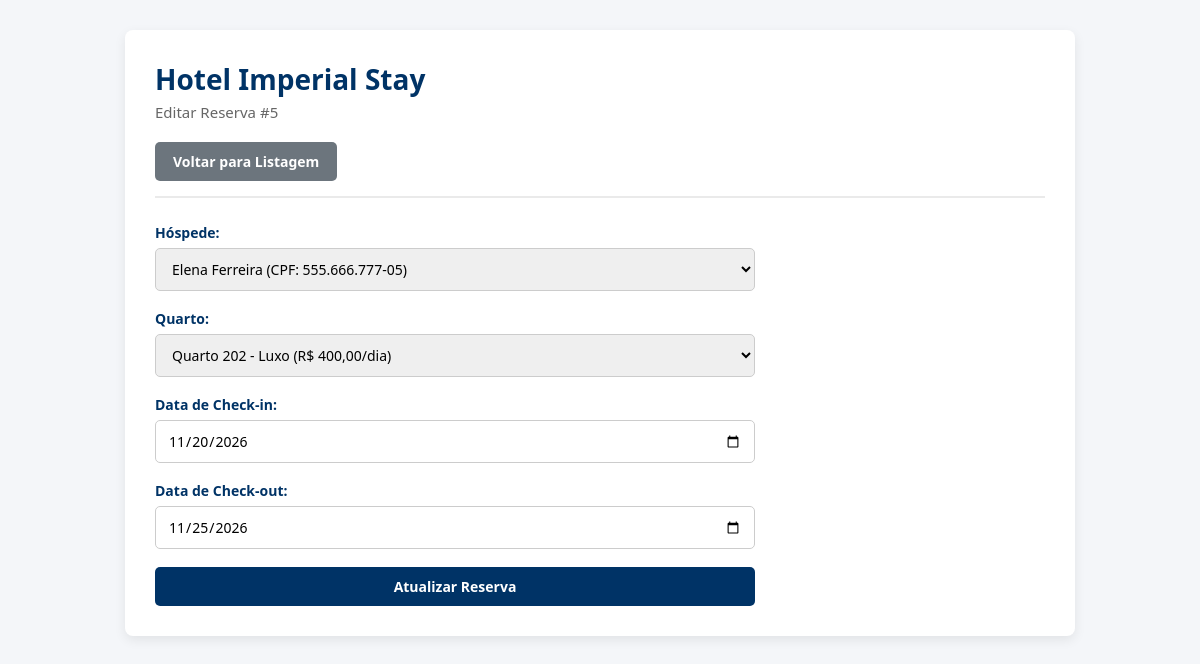
The page /reserva_editar.php?id=5 on the database its author committed.
### tables this page shows
CREATE TABLE tb_reserva (
    id_reserva INT AUTO_INCREMENT PRIMARY KEY,
    id_hospede INT NOT NULL,
    id_quarto INT NOT NULL,
    data_checkin DATE NOT NULL,
    data_checkout DATE NOT NULL,
    CONSTRAINT fk_reserva_hospede FOREIGN KEY (id_hospede) REFERENCES tb_hospede(id_hospede) ON DELETE CASCADE ON UPDATE CASCADE,
    CONSTRAINT fk_reserva_quarto FOREIGN KEY (id_quarto) REFERENCES tb_quarto(id_quarto) ON DELETE CASCADE ON UPDATE CASCADE
);

CREATE TABLE tb_hospede (
    id_hospede INT AUTO_INCREMENT PRIMARY KEY,
    nome VARCHAR(100) NOT NULL,
    cpf VARCHAR(14) NOT NULL UNIQUE,
    email VARCHAR(100) NOT NULL,
    telefone VARCHAR(15) NOT NULL
);

### reserva_editar.php (the view, shortened to what this page needs)
<?php
require_once 'conexao.php';
$id_reserva = filter_input(INPUT_GET, 'id', FILTER_VALIDATE_INT);
$stmtHospedes = $pdo->query("SELECT id_hospede, nome, cpf FROM tb_hospede ORDER BY nome ASC");
$hospedes = $stmtHospedes->fetchAll();
$stmtQuartos = $pdo->query("SELECT id_quarto, numero_quarto, tipo, valor_diaria FROM tb_quarto ORDER BY numero_quarto ASC");
$quartos = $stmtQuartos->fetchAll();
$stmtReserva = $pdo->prepare("SELECT * FROM tb_reserva WHERE id_reserva = :id");
$stmtReserva->execute([':id' => $id_reserva]);
$reservaAtual = $stmtReserva->fetch();
?>
<!DOCTYPE html>
<html lang="pt-BR">
<head>
    <link rel="stylesheet" href="estilo.css">
</head>
<body>
    <div class="container">
        <h1>Hotel Imperial Stay</h1>
        <p class="subtitulo">Editar Reserva #<?= $reservaAtual['id_reserva'] ?></p>
        <nav class="menu">
            <a href="index.php" class="btn">Voltar para Listagem</a>
        </nav>
        <form method="POST" action="reserva_editar.php?id=<?= $id_reserva ?>" class="formulario">
            <div class="campo">
                <label for="id_hospede">Hóspede:</label>
                <select name="id_hospede" id="id_hospede" required>
                    <?php foreach ($hospedes as $h): ?>
                        <option value="<?= $h['id_hospede'] ?>" <?= ($reservaAtual['id_hospede'] == $h['id_hospede']) ? 'selected' : '' ?>>
                            <?= htmlspecialchars($h['nome']) ?> (CPF: <?= htmlspecialchars($h['cpf']) ?>)
                        </option>
                    <?php endforeach; ?>
                </select>
            </div>
            <div class="campo">
                <label for="id_quarto">Quarto:</label>
                <select name="id_quarto" id="id_quarto" required>
                    <?php foreach ($quartos as $q): ?>
                        <option value="<?= $q['id_quarto'] ?>" <?= ($reservaAtual['id_quarto'] == $q['id_quarto']) ? 'selected' : '' ?>>
                            Quarto <?= $q['numero_quarto'] ?> - <?= htmlspecialchars($q['tipo']) ?> (R$ <?= number_format($q['valor_diaria'], 2, ',', '.') ?>/dia)
                        </option>
                    <?php endforeach; ?>
                </select>
            </div>
            <div class="campo">
                <label for="data_checkin">Data de Check-in:</label>
                <input type="date" name="data_checkin" id="data_checkin" value="<?= $reservaAtual['data_checkin'] ?>" required>
            </div>
            <div class="campo">
                <label for="data_checkout">Data de Check-out:</label>
                <input type="date" name="data_checkout" id="data_checkout" value="<?= $reservaAtual['data_checkout'] ?>" required>
            </div>
            <button type="submit" class="btn btn-principal">Atualizar Reserva</button>
        </form>
    </div>
</body>
</html>

### estilo.css (style rules this page uses)
* { box-sizing: border-box; margin: 0; padding: 0; font-family: 'Segoe UI', Tahoma, Geneva, Verdana, sans-serif; }
body { background-color: #f4f6f9; color: #333; padding: 30px 15px; }
.container { max-width: 950px; margin: 0 auto; background: #ffffff; padding: 30px; border-radius: 8px; box-shadow: 0 4px 12px rgba(0, 0, 0, 0.08); }
h1 { color: #003366; font-size: 28px; margin-bottom: 4px; }
.subtitulo { color: #666; font-size: 15px; margin-bottom: 20px; }
.menu { display: flex; gap: 10px; margin-bottom: 25px; border-bottom: 2px solid #eaeaea; padding-bottom: 15px; }
.btn { display: inline-block; padding: 10px 18px; background-color: #6c757d; color: #fff; text-decoration: none; border-radius: 5px; font-weight: 600; font-size: 14px; border: none; cursor: pointer; transition: background 0.2s; }
.btn-principal { background-color: #003366; }
.formulario { display: flex; flex-direction: column; gap: 18px; max-width: 600px; margin-top: 15px; }
.campo { display: flex; flex-direction: column; gap: 6px; }
.campo label { font-weight: 600; font-size: 14px; color: #003366; }
.campo input, .campo select { padding: 10px 12px; border: 1px solid #ccc; border-radius: 5px; font-size: 14px; }

### rows shown on the page
tb_reserva: id_reserva "5", id_hospede "Elena Ferreira (CPF: 555.666.777-05)", id_quarto "Quarto 202 - Luxo (R$ 400,00/dia)", data_checkin "11/20/2026", data_checkout "11/25/2026"
